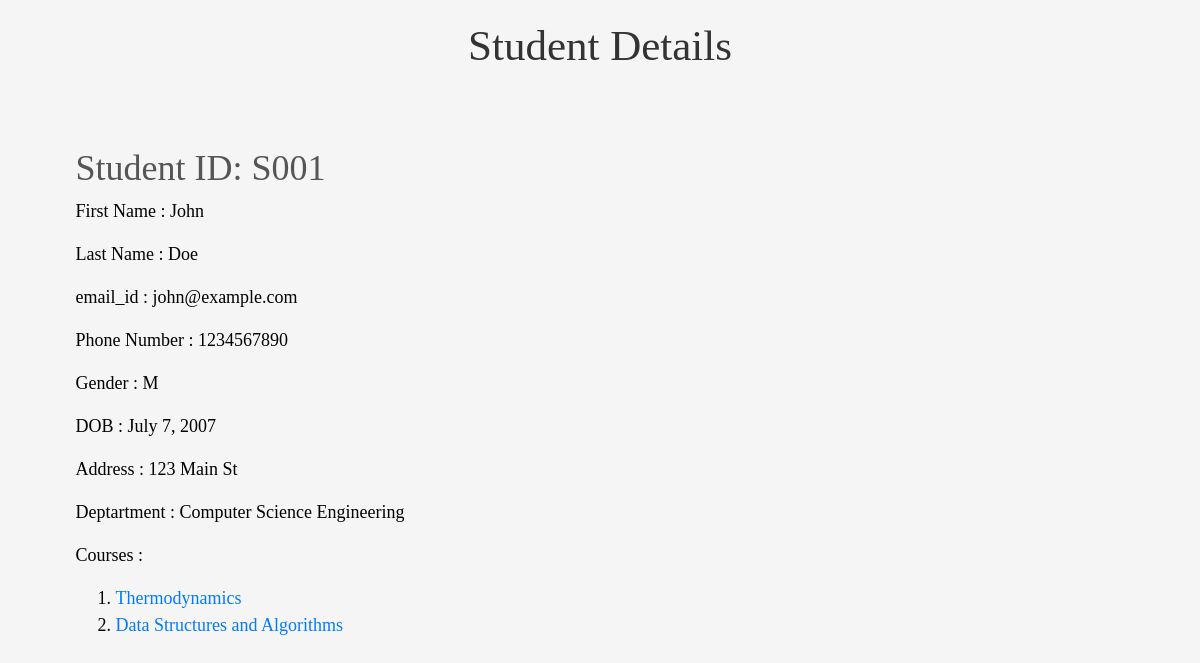
Screenshot of /student/S001/ with the database file from the repository.
### students/models.py (models this page shows)
class Student(models.Model):
    student_id = models.CharField(max_length = 20, unique = True, primary_key = True)
    first_name = models.CharField(max_length = 30)
    last_name = models.CharField(max_length = 20, blank = True)
    email_id = models.EmailField(max_length = 100, unique = True)
    phone_number = models.CharField(max_length = 10, unique = True)
    student_gender = models.CharField(choices = gender_choices, max_length = 1)
    student_address = models.TextField(max_length = 100)
    student_dept = models.ForeignKey('Dept', on_delete = models.CASCADE)
    date_of_birth = models.DateField()
    enrolled_courses = models.ManyToManyField(Course)

class Dept(models.Model):
    dept_name = models.CharField(max_length = 40)
    def __str__(self):
        return self.dept_name

class Course(models.Model):
    course_id = models.CharField(max_length = 20, unique = True, primary_key = True)
    course_name = models.CharField(max_length =100)
    course_description = models.TextField()
    instructor_id = models.ForeignKey(Instructor, on_delete = models.CASCADE)

### students/views.py (the view)
# urls.py: path('student/<str:student_id>/', views.student, name="student"),
def student(request, student_id):
    print("Student ID:", student_id)
    try:
        student = Student.objects.get(student_id=student_id)
        return render(request, 'student.html', {'student': student})
    except Student.DoesNotExist:
        return HttpResponse("Student not found")

### students/templates/student.html (shortened to what this page needs)
{% extends 'base.html' %}
{% block content %}
<div class="student page">
    <h1 style="text-align: center; color: #333333; margin: 20px;">Student Details</h1>
    <div class="data">
        <h3 class="s"> Student ID: {{ student.student_id }} </h3>
        <p> First Name : {{ student.first_name }} </p>
        <p> Last Name : {{ student.last_name }} </p>
        <p> email_id : {{ student.email_id }} </p>
        <p> Phone Number : {{ student.phone_number }} </p>
        <p> Gender : {{ student.student_gender }} </p>
        <p> DOB : {{ student.date_of_birth }} </p>
        <p> Address : {{ student.student_address }} </p>
        <p> Deptartment : {{ student.student_dept }} </p>
        <p> Courses :
            <ol>
                {% for course in student.enrolled_courses.all %}
                <li><a href="{% url 'course_details' course.course_id %}">{{ course.course_name }}</a></li>
                {% endfor %}
            </ol>
        </p>
    </div>
</div>
{% endblock %}

### students/templates/base.html (style rules this page uses)
body { background-color: #F5F5F5; font-family: 'Times New Roman', Times, serif; color: black; }
.s { font-size: 36px; color: #555555; font-family: 'Times New Roman', Times, serif; }
h1 { font-size: 43px; }
.data { margin: 2cm; line-height: 1.5; font-family: 'Times New Roman', Times, serif; font-size: 18px; }

### rows the page displays
Student: student_id "S001", first_name "John", last_name "Doe", email_id "john@example.com", phone_number "1234567890", student_gender "M", date_of_birth "July 7, 2007", student_address "123 Main St", student_dept "Computer Science Engineering"
Course: course_name "Thermodynamics"
Course: course_name "Data Structures and Algorithms"
